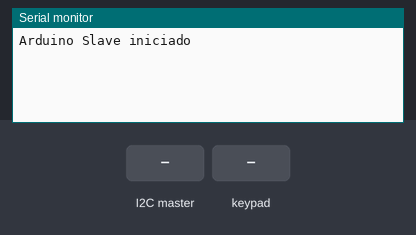
Simulated run of this sketch. Board: Arduino Uno, built with avr-gcc and run on an emulated ATmega328P. Shown: the last lines printed to the serial monitor. Inputs (shaded band) come from the test bench.

Above: at 1.2 s.
1.3 s: the I2C master sends the byte 1
At 1.6 s:
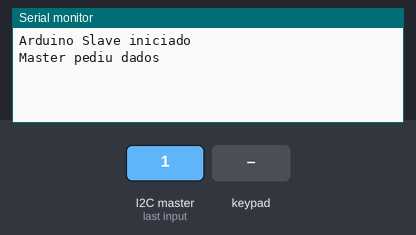
2.8 s: key '1' pressed
At 4.1 s:
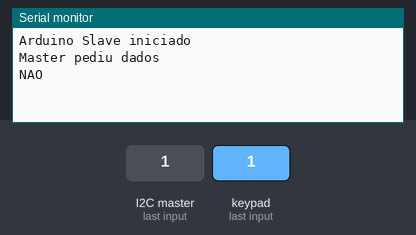

Measured:
- after the input at 1.3 s, the serial monitor: prints a new line at once (image 1)
- after the input at 2.8 s, the serial monitor: prints a new line at once (image 2)

The sketch:

assistantArduino.ino
```cpp
#include <Wire.h>
#include <Keypad.h>

byte pinos[] = {3, 4, 5, 6, 8, 9, 10, 11}; // Declaracao da array dos pinos do arduino

char Tecla; // Declaracao de uma variavel char

//Configuracao do keyPad-------------------
const byte linhas = 4;
const byte colunas = 4;

char teclas[linhas][colunas] =
{
{'1', '2', '3', 'A'},
{'4', '5', '6', 'B'},
{'7', '8', '9', 'C'},
{'*', '0', '#', 'D'}
};

byte Pines_L[linhas] = {pinos[0],pinos[1],pinos[2],pinos[3]};
byte Pines_C[colunas] = {pinos[4],pinos[5],pinos[6],pinos[7]};

Keypad teclado = Keypad(makeKeymap(teclas), Pines_L, Pines_C, linhas, colunas); //mapeamento do teclado keypad e criação do objeto teclado
//-----------------------------------------

//declaracoes de variaveis
#define END_SLAVE 7 //Endereço I2C do Slave
char Z;
bool status = false;
String receber;
//------------------------

void setup(){

 Serial.begin(9600); //iniciando o monitor serial

 Wire.begin(END_SLAVE); //Inicializa I2C como Slave
 Wire.onRequest(Resposta); //Configura rotina de resposta ao Master
 Wire.onReceive(SlaveRecebe); //Configura rotina de leitura de dados enviados pelo Master

 Serial.println("Arduino Slave iniciado"); //aparece uma mensagem no monitor serial

}

void loop(){
  Tecla = teclado.waitForKey(); //inclementa a na variavel Tecla o valor da tecla pressionada atraves da funcao waitForKey

  if(Tecla == Z){ //se a variavel Tecla tiver um valor igual a variavel Z

    status = true; //atribui valor de true para variael status

  }else{ //se a variavel Tecla nao for igual a Z

    Serial.println("NAO"); //mostra uma mensagem no monitor serial

  }

  Z = Tecla; //atribui o valor da variavel Tecla em Z

  //delay(1000); //talvez seja uma ideia boa tirar esse delay
}

void SlaveRecebe(int bytes) //Ler dados enviados pelo Master
{
 if(Wire.available()) //Enquanto houver dados no buffer de entrada da I2C
  Serial.println("Master pediu dados"); //mostra uma mensagem no monitor serial
  receber = char(Wire.read()); //atribui o dado disponivel no I2C na varial receber
}

void Resposta(){ //Função de resposta ao Master

  if(receber == "1"){ //se o valor da variavel receber for igual a 1

    Wire.write(status); //responde ao Master com o valor da variavel status
    status = false; //atribui o valor de false na varialvel status
    receber = ""; //atribui o valor de nulo na variavel receber

  }

  if(receber == "2"){ //se o valor da variavel receber for igual a 2
   if(Tecla){ //se tiver valor na variavel Tecla
     Wire.write(Tecla); //responde ao Master com o valor da variavel Tecla
     Serial.println(Tecla); //mostra uma mensagem no monitor serial
     receber = ""; //atribui o valor de nulo na variavel receber
   }
  }
}
```
